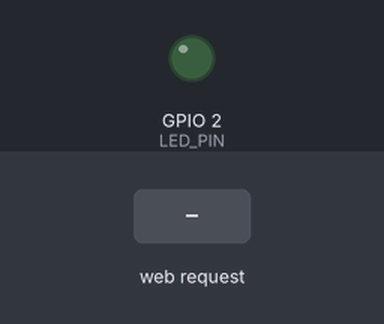
A sketch run on a simulated ESP32. Shown: output pins drawn as LEDs (lit = HIGH). The inputs (shaded band) are chosen by the test bench. WiFi joins after 1.5 s; servers stay silent unless stated; what the sketch prints to the serial monitor is not drawn.

Above: at 2.7 s.
2.8 s: HTTP request GET /on received
At 3.2 s:
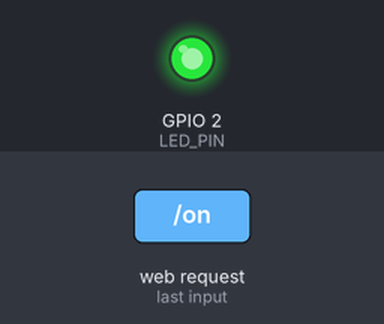
4.3 s: HTTP request GET /off received
At 5.6 s:
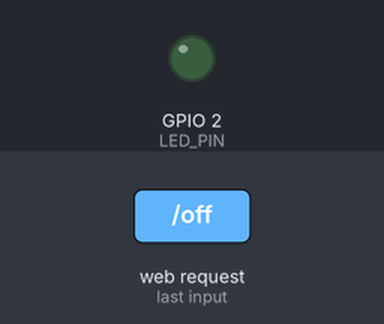
Timing chart, 0 to 7.3 s (numbered marks = the images above; inputs shaded):
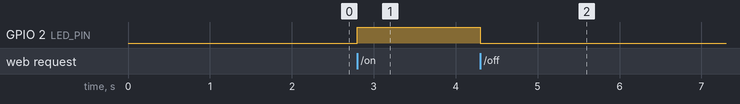

The sketch:

sketch.ino
```cpp
// Servidor web — ESP32 Studio
#include <WiFi.h>
#include <WebServer.h>

// En el simulador Wokwi usa "Wokwi-GUEST" sin contraseña
const char *SSID = "Wokwi-GUEST";
const char *PASS = "";
const int LED_PIN = 2;

WebServer server(80);
bool ledOn = false;

String page() {
  return String("<!doctype html><html><head><meta name=viewport content='width=device-width'>"
                "<style>body{font-family:sans-serif;background:#0b1220;color:#fff;text-align:center;padding:40px}"
                "a{display:inline-block;padding:14px 28px;margin:8px;border-radius:10px;background:#00b4d8;color:#fff;text-decoration:none}</style>"
                "</head><body><h1>ESP32</h1><p>LED: <b>") + (ledOn ? "ON" : "OFF") +
         "</b></p><a href='/on'>Encender</a><a href='/off'>Apagar</a></body></html>";
}

void setup() {
  Serial.begin(115200);
  pinMode(LED_PIN, OUTPUT);
  WiFi.begin(SSID, PASS);
  Serial.print("Conectando");
  while (WiFi.status() != WL_CONNECTED) {
    delay(250);
    Serial.print(".");
  }
  Serial.printf("\nIP: %s\n", WiFi.localIP().toString().c_str());

  server.on("/", []() { server.send(200, "text/html", page()); });
  server.on("/on", []() { ledOn = true; digitalWrite(LED_PIN, HIGH); server.sendHeader("Location", "/"); server.send(303); });
  server.on("/off", []() { ledOn = false; digitalWrite(LED_PIN, LOW); server.sendHeader("Location", "/"); server.send(303); });
  server.begin();
}

void loop() {
  server.handleClient();
  delay(2);
}
```

Measured:
- after the input at 2.8 s, GPIO 2 (LED_PIN): LOW → HIGH at once
- after the input at 4.3 s, GPIO 2 (LED_PIN): HIGH → LOW at once
